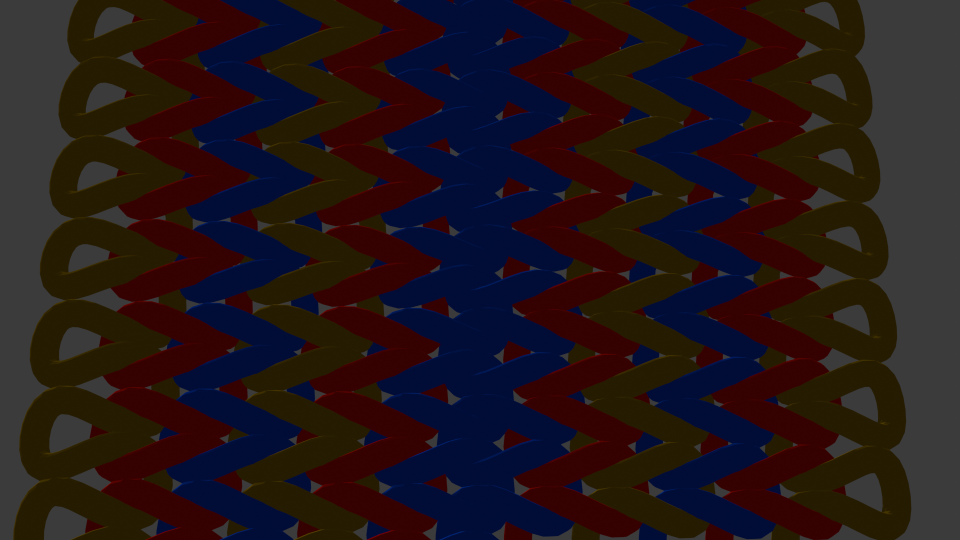
#> input picture assets/model.png, 1920 x 1080 px (shown at 1/2 size)
$ python -i gaussian_splatting.py   (imports and definitions only)
#> lines starting #> are read from the running program, lines starting #| are printed output that depends on the picture
#> further down, picture is the input picture: PIL image 1920x1080 RGBA; mean R, G, B, A 35.7, 22, 24.9, 255
"""Optional Gaussian Splatting reconstruction from a real UR5 scan.

A scan already produces the two things a splatting trainer needs: images of the
fabric from many angles, and -- because a robot took them -- a known camera pose
for every one. That second part is the useful bit. Normal photogrammetry has to
recover poses with structure-from-motion, which on a flat, repetitively textured
knit is exactly the case SfM handles worst. Robot forward kinematics sidesteps
it entirely.

So this module does not reconstruct anything itself. It converts a scan into the
dataset formats trainers expect (``transforms.json`` and a COLMAP text model),
and can then hand that dataset to whichever trainer the user has installed. The
heavy CUDA training stays external and optional; preparing the dataset does not
require it.

Two things must be right for the exported poses to be worth anything, and both
are surfaced rather than hidden:

  * The hand-eye transform -- where the camera sits relative to the tool flange.
    The default is a plain forward-looking offset, which is a guess. An
    uncalibrated guess yields a misaligned reconstruction, so it is a settable
    parameter and the export records what was used.
  * The intrinsics. Without a calibration file these are derived from an assumed
    field of view, which is likewise approximate.
"""

from __future__ import annotations

import logging
import math
import os
import shutil
import subprocess
import threading
import time
from dataclasses import dataclass, field
from pathlib import Path
from typing import Any

import numpy as np
from scipy.spatial.transform import Rotation

from hand_eye import hand_eye_from_params, intrinsics_for, load_intrinsics, tcp_matrix
from persistence import write_json


# Camera sits ahead of the tool flange looking along tool +Z. A placeholder for
# a real hand-eye calibration, not a substitute for one.
DEFAULT_CAMERA_OFFSET_M = 0.12
# Measured on this camera (the mount calibration's dome and a sweep's picture-to-picture slide
# agree on it); the earlier 55 was a guess.
DEFAULT_FOV_DEGREES = 38.0
# A reported tool point further than this from the planned one, along the tool axis, is a
# tool-centre setting the planner did not know of; across the axis it is just a miss.
TOOL_CENTRE_MISMATCH_M = 0.005


@dataclass
class SplatDataset:
    """Where an exported dataset landed and what went into it."""

    root: Path
    image_count: int
    transforms_path: Path
    colmap_dir: Path
    session_id: str = ""
    warnings: list[str] = field(default_factory=list)
    pieces: int = 1
    offered: int = 0

# [10 lines left out: functions hand_eye_matrix, camera_to_world, not called in this run]


# OpenCV camera axes to OpenGL/NeRF axes: flip Y and Z. transforms.json is a
# NeRF-convention format, so skipping this flips the reconstruction upside down
# and back to front -- a failure that looks like bad calibration rather than a
# convention mismatch, which is why it is spelled out here.
_CV_TO_GL = np.diag([1.0, -1.0, -1.0, 1.0])


# [280 lines left out: functions measure_image_turn, _normalised_grey, _slide_between, register_sweep, image_turn_block, capture_camera_pose and 1 more, not called in this run]


SEED_PLY_NAME = "fabric_seed.ply"
SEED_MAX_POINTS = 100_000


# [29 lines left out: function write_fabric_seed, not called in this run]


OBJECT_MAX_GREY = 60
OBJECT_MASK_GROW_PX = 12
OBJECT_MASK_CLOSE_PX = 7


def object_silhouette(image) -> np.ndarray:
    """Where one dark object is in a picture of it on light paper: a boolean mask, grown a little.

    Dark pixels are the object's edges and shadows; a chrome face mirrors the paper and is as light
    as it, so the mask is whatever the dark outline encloses (the paper is what the frame's edge
    reaches; anything else inside is the object), then grown so the edge and its shadow are kept."""
    from PIL import Image, ImageDraw, ImageFilter

    grey = np.asarray(image.convert("L"))
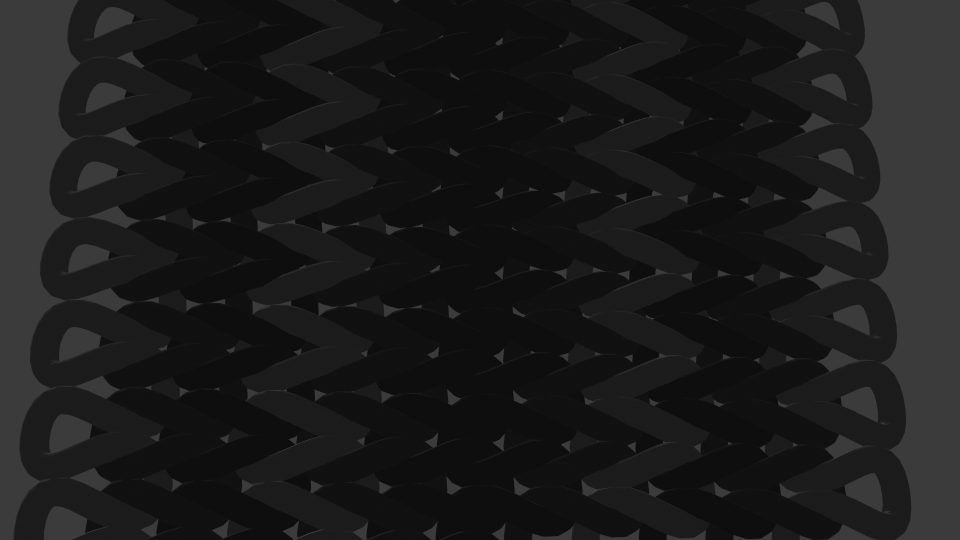
#> grey: shape (1080, 1920) (shown at 1/2 size); min 11, max 69, mean 26.4
    dark = Image.fromarray(((grey < OBJECT_MAX_GREY) * 255).astype(np.uint8))
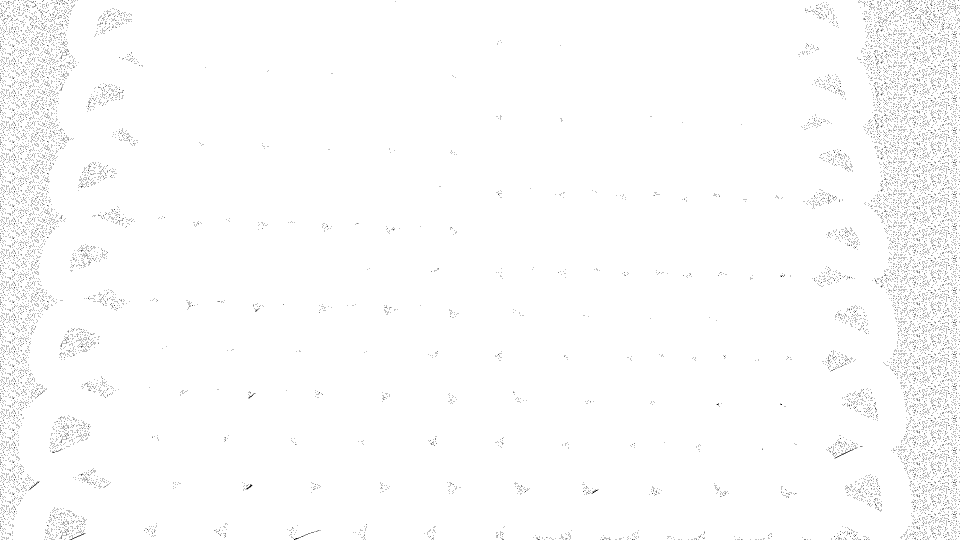
#> dark: PIL image 1920x1080 L (shown at 1/2 size); 98.8% white; black in thin lines or dots
    closed = dark.filter(ImageFilter.MaxFilter(OBJECT_MASK_CLOSE_PX)).filter(ImageFilter.MinFilter(OBJECT_MASK_CLOSE_PX))
#> closed: PIL image 1920x1080 L; every value is 255
    width, height = closed.size
#> width = 1920; height = 1080
    for x, y in [(0, 0), (width - 1, 0), (0, height - 1), (width - 1, height - 1),
                 (width // 2, 0), (width // 2, height - 1), (0, height // 2), (width - 1, height // 2)]:
        if closed.getpixel((x, y)) == 0:
            ImageDraw.floodfill(closed, (x, y), 128)
    mask = Image.fromarray(((np.asarray(closed) != 128) * 255).astype(np.uint8))
    return np.asarray(mask.filter(ImageFilter.MaxFilter(OBJECT_MASK_GROW_PX * 2 + 1))) > 0
#> returned value: shape (1080, 1920) bool; every value is 1


EXPOSURE_PERCENTILE = 95.0
EXPOSURE_GAIN_LIMITS = (0.5, 2.0)


# [342 lines left out: functions exposure_gains, equalised_image, object_only_image, write_target_seed, export_dataset, _write_colmap_model, not called in this run]


class SplatTrainer:
    """Runs an external Gaussian Splatting trainer over an exported dataset.

    The command is whatever the user has installed -- the Inria reference
    implementation, nerfstudio's ``ns-train``, gsplat -- given as a template
    with ``{dataset}`` and ``{output}`` placeholders. Nothing about a specific
    trainer is assumed, and it runs in a thread with its log captured so a long
    training does not freeze the UI.
    """

    # [10 lines left out: function __init__, not called in this run]

    @property
    def running(self) -> bool:
        return self._thread is not None and self._thread.is_alive()

    # [71 lines left out: functions resolved_command, start, _run, _append, not called in this run]

    def tail(self, count: int = 12) -> list[str]:
        with self._lock:
            return list(self.log[-int(count):])

    # [43 lines left out: functions stop, output_artifacts, not called in this run]


# ============================================================================
# Seeing it before training: every capture laid onto the fabric where its pose says it looked
# ============================================================================

PREVIEW_MAX_SIDE = 1400


# [90 lines left out: functions fabric_mosaic, preview_mosaic, not called in this run]


# ============================================================================
# Seeing it after training: a trained splat, rendered from any side
# ============================================================================

SH_C0 = 0.28209479177387814
# The viewer draws at most this many Gaussians - an even sample, which reads the same at preview
# size and keeps a slider drag instant on a million-Gaussian splat.
VIEWER_MAX_POINTS = 150_000
# A Gaussian is drawn out to 2.5 sigma; one wider than this on screen is a blob at the eye, and skipped.
VIEWER_MAX_RADIUS_PX = 80
VIEWER_DEPTH_LAYERS = 24
# The widest a Gaussian is drawn in the filled quick preview, pixels either side of its middle.
QUICK_FILL_PX = 6
_PLY_TYPES = {"float": "<f4", "float32": "<f4", "double": "<f8", "uchar": "u1", "uint8": "u1", "int": "<i4", "int32": "<i4"}


# [62 lines left out: functions load_splat_ply, _covariances, not called in this run]


# Floaters: Gaussians that do not touch the main body of the object, and ones that cannot be seen
# (near-black against a black background, or nearly transparent). The body is the largest connected
# group of occupied cells on a grid this many cells across the splat's extent.
CLEAN_GRID_CELLS = 48
CLEAN_MIN_OPACITY = 0.05
CLEAN_MIN_LUMINANCE = 0.06


# [235 lines left out: functions clean_splat, orbit_frame, orbit_camera, render_splat_quick, render_splat, not called in this run]

>>> from PIL import Image
>>> picture = Image.open('../assets/model.png')
>>> result = object_silhouette(picture)
